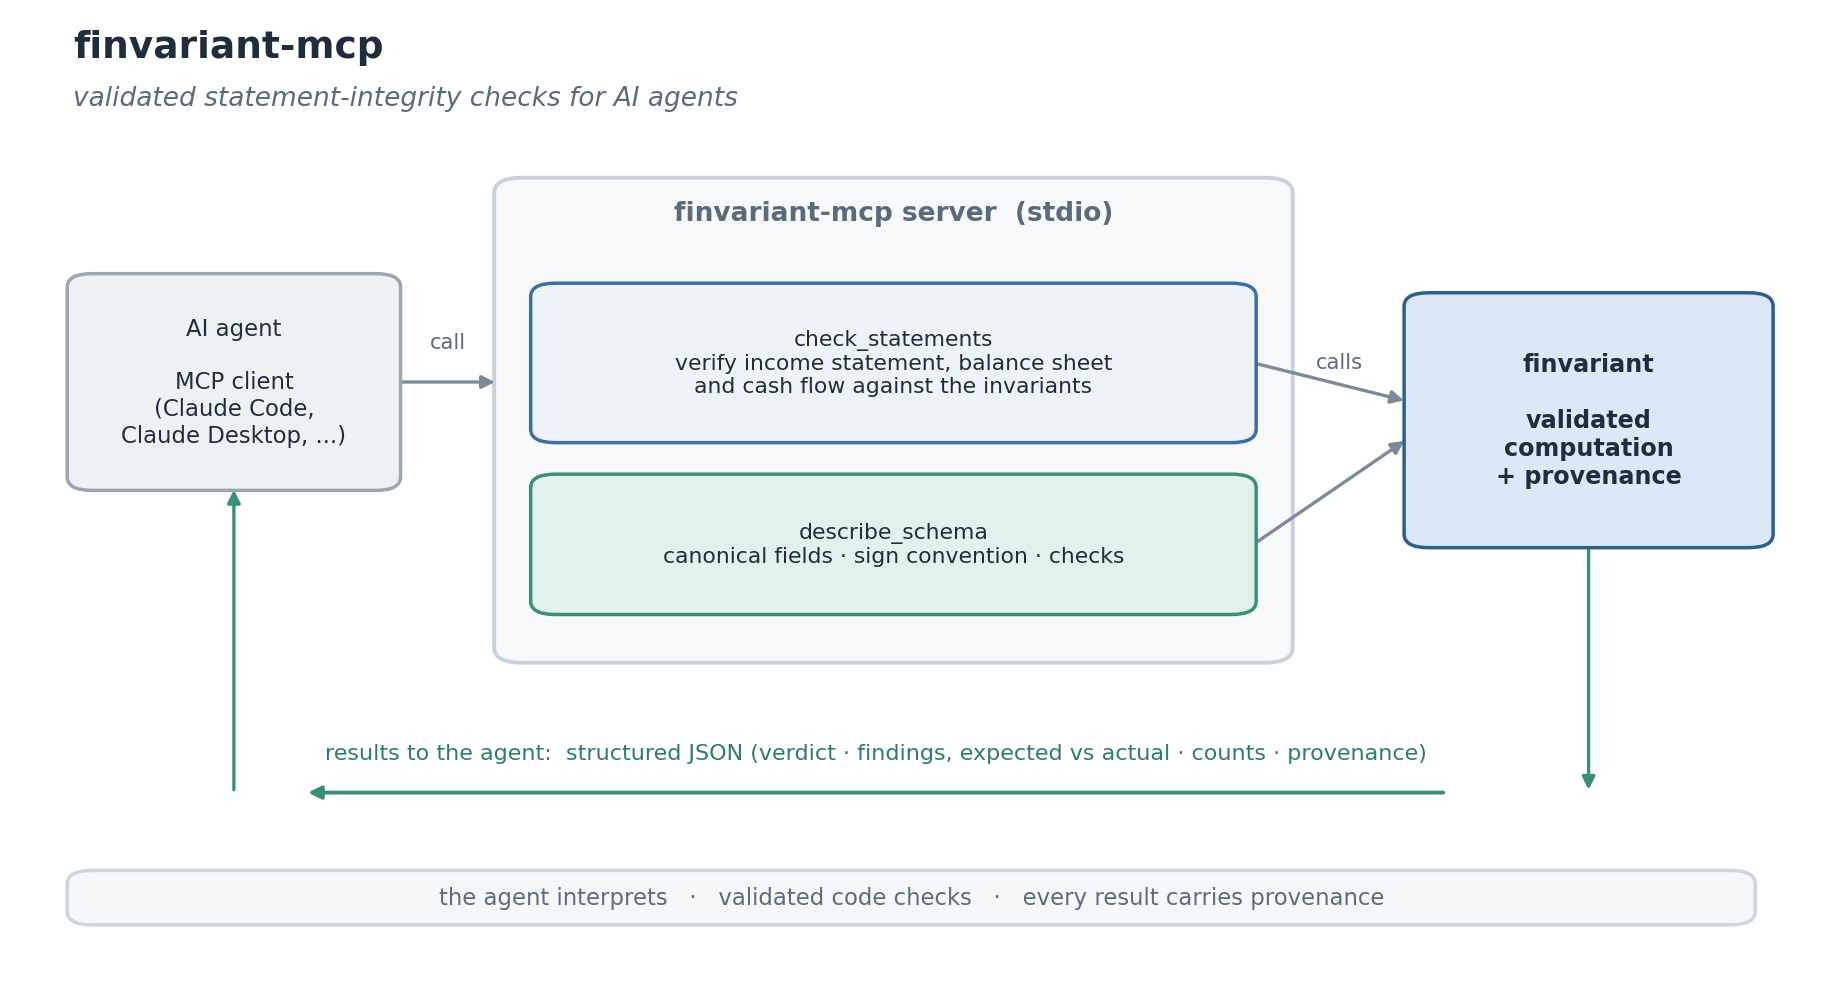

Reproduce this figure in Python.
"""Generate the finvariant-mcp architecture figure (academic style).

How an AI agent calls the server, which routes to the validated finvariant core
and returns a structured audit report.
Run:  python assets/architecture.py
"""

import matplotlib
matplotlib.use("Agg")
import matplotlib.pyplot as plt
from matplotlib.patches import FancyBboxPatch

plt.rcParams.update({"font.family": "DejaVu Sans", "font.size": 9.5})

INK = "#1f2d3d"
MUT = "#5b6b7b"
NEUT_F, NEUT_E = "#eef1f4", "#9aa7b3"
CORE_F, CORE_E = "#dce8f5", "#2c5f8a"
ANA_F, ANA_E = "#eef3f8", "#3b6ea5"
OPT_F, OPT_E = "#e3f1ec", "#3a8f78"
CONT_F, CONT_E = "#f7f9fb", "#c9d2db"
BAN_F, BAN_E = "#f5f7f9", "#cdd6df"
ARROW = "#7c8a99"

fig, ax = plt.subplots(figsize=(11.5, 6.2))
ax.set_xlim(0, 100)
ax.set_ylim(0, 100)
ax.axis("off")


def box(x, y, w, h, text, fill, edge, fs=8.4, bold=False, tcol=INK):
    ax.add_patch(FancyBboxPatch(
        (x - w / 2, y - h / 2), w, h,
        boxstyle="round,pad=0.35,rounding_size=1.4",
        linewidth=1.25, edgecolor=edge, facecolor=fill, zorder=2))
    ax.text(x, y, text, ha="center", va="center", color=tcol, fontsize=fs,
            fontweight="bold" if bold else "normal", zorder=5)


def arrow(x0, y0, x1, y1, color=ARROW, lw=1.2):
    ax.annotate("", xy=(x1, y1), xytext=(x0, y0), zorder=1,
                arrowprops=dict(arrowstyle="-|>", color=color, lw=lw,
                                shrinkA=1, shrinkB=1))


ax.text(3, 96, "finvariant-mcp", fontsize=13.5, fontweight="bold", color=INK,
        ha="left")
ax.text(3, 91, "validated statement-integrity checks for AI agents",
        fontsize=9.5, color=MUT, ha="left", fontstyle="italic")

# agent
box(12, 62, 18, 22,
    "AI agent\n\nMCP client\n(Claude Code,\nClaude Desktop, ...)",
    NEUT_F, NEUT_E, fs=8.2)

# server container
ax.add_patch(FancyBboxPatch((27, 33), 44, 50,
             boxstyle="round,pad=0.4,rounding_size=1.6",
             linewidth=1.4, edgecolor=CONT_E, facecolor=CONT_F, zorder=0))
ax.text(49, 79, "finvariant-mcp server  (stdio)", ha="center", fontsize=9.5,
        color=MUT, fontweight="bold")
box(49, 64, 40, 16,
    "check_statements\nverify income statement, balance sheet\n"
    "and cash flow against the invariants",
    ANA_F, ANA_E, fs=7.9)
box(49, 45, 40, 14,
    "describe_schema\ncanonical fields · sign convention · checks",
    OPT_F, OPT_E, fs=7.9)

# core
box(88, 58, 20, 26,
    "finvariant\n\nvalidated\ncomputation\n+ provenance",
    CORE_F, CORE_E, fs=8.6, bold=True)

# forward arrows
arrow(21.2, 62, 26.8, 62)
ax.text(24, 65.5, "call", ha="center", fontsize=7.6, color=MUT)
arrow(69.2, 64, 77.8, 60)
arrow(69.2, 45, 77.8, 56)
ax.text(74, 63.5, "calls", ha="center", fontsize=7.6, color=MUT)

# return lane
arrow(80, 19, 16, 19, color=OPT_E, lw=1.4)
ax.text(48, 22.5, "results to the agent:  structured JSON "
        "(verdict · findings, expected vs actual · counts · provenance)",
        ha="center", fontsize=8.0, color="#2e7d6b")
arrow(88, 45, 88, 19, color=OPT_E, lw=1.2)
arrow(12, 19, 12, 51, color=OPT_E, lw=1.2)

# banner
box(50, 8, 94, 5,
    "the agent interprets   ·   validated code checks   ·   every result "
    "carries provenance",
    BAN_F, BAN_E, fs=8.2, tcol=MUT)

fig.savefig("assets/architecture.png", dpi=200, bbox_inches="tight",
            facecolor="white")
print("wrote assets/architecture.png")
